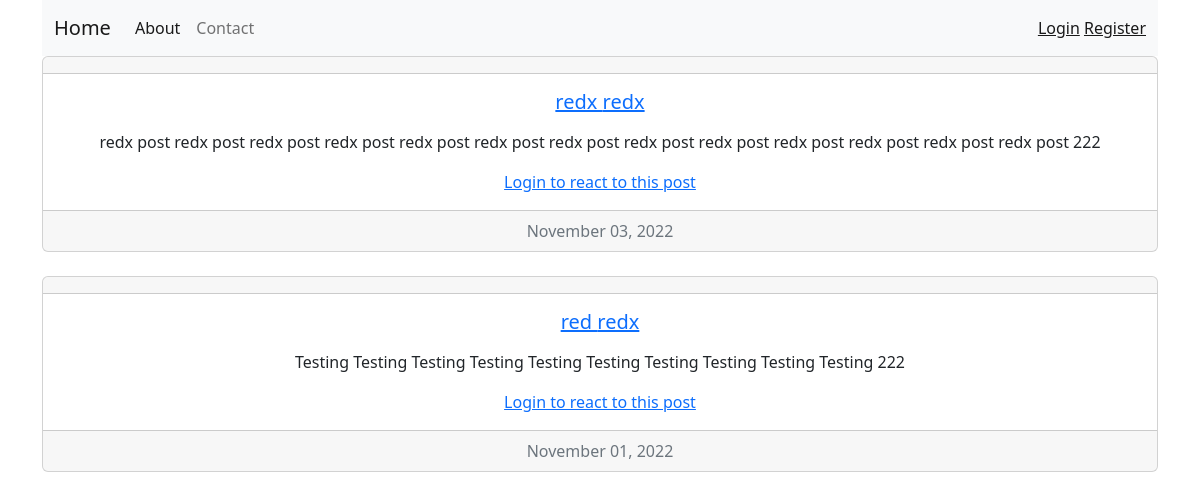
Before: / with the older database file.
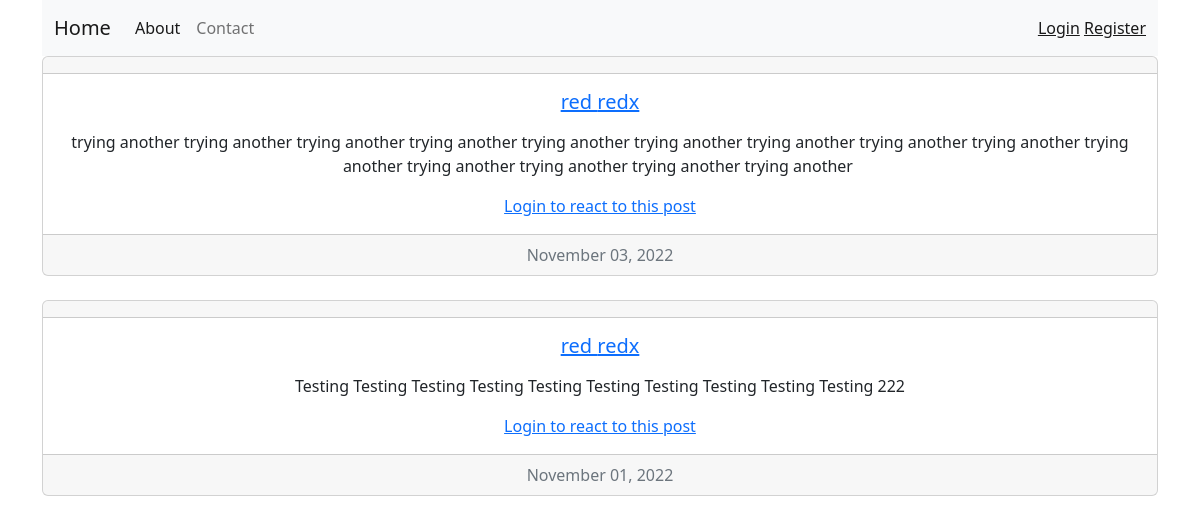
After: the same page with the newer database file.
### blog/models.py (models this page shows, shortened)
class Post(db.Model):
    id = db.Column(db.Integer, primary_key=True)
    text = db.Column(db.Text, nullable=False)
    date_created = db.Column(db.DateTime(timezone=True), default=func.now())
    author = db.Column(db.Integer, db.ForeignKey(
        'user.id', ondelete="CASCADE"), nullable=False)
    comments = db.relationship('Comment', backref='post', passive_deletes=True)
    likes = db.relationship('Like', backref='post', passive_deletes=True)

class User(db.Model, UserMixin):
    id = db.Column(db.Integer, primary_key=True)
    email = db.Column(db.String(150), unique=True)
    firstname = db.Column(db.String(150))
    lastname = db.Column(db.String(150))
    password = db.Column(db.String(150))
    date_created = db.Column(db.DateTime(timezone=True), default=func.now())
    posts = db.relationship('Post', backref='user', passive_deletes=True)
    comments = db.relationship('Comment', backref='user', passive_deletes=True)
    likes = db.relationship('Like', backref='user', passive_deletes=True)

### blog/routes.py (the view)
@app.route("/")
def home():
    posts = Post.query.order_by(Post.date_created.desc()).all()
    return render_template("home.html", posts=posts, user=current_user)

### blog/templates/home.html (shortened to what this page needs)
{% extends "base.html" %}
{% block content %}
{% for post in posts %}
  <div class="card text-center">
    <div class="card-header">
    </div>
    <div class="card-body">
      <h5 class="card-title">
        <a href="/post/{{post.user.firstname}}">
        {{ post.user.firstname }} {{ post.user.lastname }}
        </a></h5>
      <p class="card-text">{{post.text|safe}}</p>
      {% if current_user.is_authenticated %}
      <form action="/comment/{{post.id}}" method="post">
        <input type="text" name="comment" id="comment">
        <button type="submit">Comment</button>
      </form>
        {% if post.comments|length > 1 %}
          <p>View {{post.comments|length}} Comments</p>
          {% elif post.comments|length == 1 %}
          <p>View {{post.comments|length}} Comment</p>
          {% else %}
          <p>No Comments</p>
        {% endif %}
        {% for comment in post.comments %}
          <p>{{comment.user.firstname}} {{comment.user.lastname}}: {{comment.text}} {{comment.date_created.strftime('%I:%M%p %B %d, %Y')}}</p>
          {% if user.id == comment.author or user.id == post.author %}
          <a href="/delete-comment/{{comment.id}}"><i class="fas fa-trash"></i></a>
          {% endif %}
        {% endfor %}
        {% else %}
        <a href="{{url_for('login')}}">Login to react to this post</a>
        {% endif %}
    </div>
    <div class="card-footer text-muted">
      {{ post.date_created.strftime('%B %d, %Y') }}
    </div>
  </div>
  <br>
{% endfor %}
{% endblock %}

### blog/templates/base.html (shortened to what this page needs)
<!doctype html>
<html lang="en">
  <head>
    <link href="https://cdn.jsdelivr.net/npm/bootstrap@5.2.2/dist/css/bootstrap.min.css" rel="stylesheet">
  </head>
  <body>
    <div class="container">
      <nav class="navbar navbar-expand-lg bg-light">
        <div class="container-fluid">
          <a class="navbar-brand" href="{{url_for('home')}}">Home</a>
          <div class="collapse navbar-collapse" id="navbarText">
            <ul class="navbar-nav me-auto mb-2 mb-lg-0">
              <li class="nav-item">
                <a class="nav-link active" aria-current="page" href="#">About</a>
              </li>
              <li class="nav-item">
                <a class="nav-link" href="#">Contact</a>
              </li>
            </ul>
            <span class="navbar-text">
              {% if current_user.is_authenticated %}
                <a href="{{url_for('logout')}}">Logout</a>
                <a href="{{url_for('create_post')}}">Create New Post</a>
              {% else %}
                <a href="{{url_for('login')}}">Login</a>
                <a href="{{url_for('signup')}}">Register</a>
              {% endif %}
            </span>
          </div>
        </div>
      </nav>
      {% block content %}{% endblock %}
    </div>
  </body>
</html>

Changed rows visible on the page:
removed Post: user.firstname "redx", user.lastname "redx", text "redx post redx post redx post redx post redx post redx post redx post redx post redx post redx post redx post redx post redx post 222", date_created "November 03, 2022"
added Post: user.firstname "red", user.lastname "redx", text "trying another trying another trying another trying another trying another trying another trying another trying another trying another trying another trying another trying another trying another trying another", date_created "November 03, 2022"
